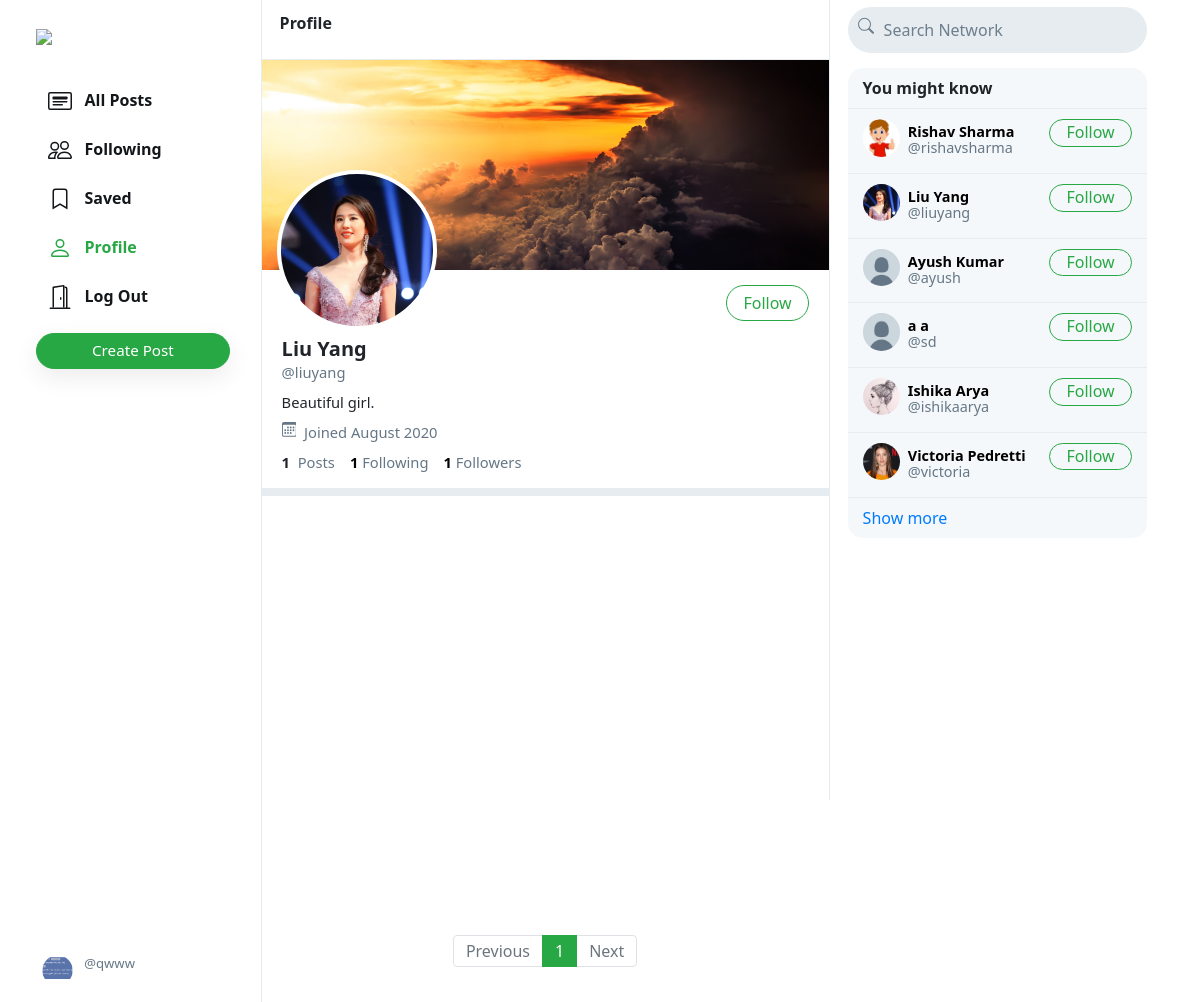
/liuyang (signed in), run on the app's committed database.
### network/models.py (models this page shows, shortened)
class User(AbstractUser):
    profile_pic = models.ImageField(upload_to='profile_pic/')
    bio = models.TextField(max_length=160, blank=True, null=True)
    cover = models.ImageField(upload_to='covers/', blank=True)

### network/views.py (the view)
# urls.py: path("<str:username>", views.profile, name='profile'),
def profile(request, username):
    user = get_object_or_404(User, username=username)
    all_posts = Post.objects.filter(creater=user).order_by('-date_created')
    paginator = Paginator(all_posts, 10)
    page_number = request.GET.get('page', 1)
    posts = paginator.get_page(page_number)
    followings = []
    suggestions = []
    follower = False
    if request.user.is_authenticated:
        followings = Follower.objects.filter(followers=request.user).values_list('user', flat=True)
        suggestions = User.objects.exclude(pk__in=followings).exclude(username=request.user.username).order_by("?")[:6]
        if request.user in Follower.objects.filter(user=user).values_list('followers', flat=True):
            follower = True
    follower_count = Follower.objects.filter(user=user).count()
    following_count = Follower.objects.filter(followers=user).count()
    return render(request, 'network/profile.html', {
        "username": user,
        "posts": posts,
        "posts_count": all_posts.count(),
        "suggestions": suggestions,
        "page": "profile",
        "is_follower": follower,
        "follower_count": follower_count,
        "following_count": following_count
    })

### network/templates/network/profile.html (shortened to what this page needs)
<!DOCTYPE html>
<html lang="en">
{% extends 'network/index.html' %}
{% load static %}
{% block profile %}
<div class="profile-view" data-user="{{username.username}}">
    <div class="cover-image" style="background-image: url(/media/{{username.cover}})"></div>
    <div class="profile-image" style="background-image: url(/media/{{username.profile_pic}})"></div>
    <div class="profile-details">
        <div>
            {% if user.username == username.username %}
            <a href="{% url 'edit_profile' username.username %}"
                class="btn btn-outline-success float-right edit-profile-btn">Edit Profile</a>
            {% elif is_follower %}
            <button class="btn btn-success float-right"
                onclick="unfollow_user(this,'{{username.username}}','edit_page')" id="following-btn">Following</button>
            {% else %}
            <button class="btn btn-outline-success float-right"
                onclick="follow_user(this,'{{username.username}}','edit_page')" id="follow-btn">Follow</button>
            {% endif %}
        </div>
        <div class="details-data">
            <h5>{{username.first_name}} {{username.last_name}}</h5>
            <div class="grey">@{{username.username}}</div>
            <div class="bio">
                {% if username.bio %}
                {{username.bio}}
                {% endif %}
            </div>
            <div class="grey" style="padding: 8px 0px;">
                &nbsp;Joined {{username.date_joined | date:"F Y"}}
            </div>
            <div>
                <strong>
                    {{posts_count}}
                </strong>
                &nbsp;<span class="grey">Posts</span>
                <a href="#">
                    <strong id="following__count">{{following_count | default:0}}</strong>&nbsp;<span
                        class="grey">Following</span>
                </a>
                <a href="#">
                    <strong id="follower__count">{{follower_count | default:0}}</strong>&nbsp;<span
                        class="grey">Followers</span>
                </a>
            </div>
        </div>
    </div>
</div>
<div class="space"></div>
{% endblock %}

### network/templates/network/layout.html (shortened to what this page needs)
<!DOCTYPE html>
{% load static %}
<html lang="en">
<head>
    <link rel="stylesheet" href="https://stackpath.bootstrapcdn.com/bootstrap/4.4.1/css/bootstrap.min.css"
>
    <link href="{% static 'network/styles.css' %}" rel="stylesheet">
</head>
<body>
    <div class="body" data-page="{{page}}">
        <div class="sidenav">
            <a href="{% url 'index' %}" class="navbar-brand">
                <img src="{% static 'network/Images/logo.png' %}" height="31px">
            </a>
            <div style="height: 100%;">
                <div>
                    <div>
                        <ul>
                            <li class="nav-item" id="all_posts">
                                <a href="{% url 'index' %}" class="nav-link">
                                    <div>
                                        &nbsp;&nbsp;All Posts
                                    </div>
                                </a>
                            </li>
                            {% if user.is_authenticated %}
                            <li class="nav-item" id="following">
                                <a href="{% url 'following' %}" class="nav-link">
                                    <div>
                                        &nbsp;&nbsp;Following
                                    </div>
                                </a>
                            </li>
                            <li class="nav-item" id="saved">
                                <a href="{% url 'saved' %}" class="nav-link">
                                    <div>
                                        <svg width="1.5em" height="1.5em" viewBox="0 0 16 16" class="bi bi-bookmark"
                                            fill="currentColor" xmlns="http://www.w3.org/2000/svg">
                                            <path fill-rule="evenodd"
                                                d="M8 12l5 3V3a2 2 0 0 0-2-2H5a2 2 0 0 0-2 2v12l5-3zm-4 1.234l4-2.4 4 2.4V3a1 1 0 0 0-1-1H5a1 1 0 0 0-1 1v10.234z" />
                                        </svg>
                                        &nbsp;&nbsp;Saved
                                    </div>
                                </a>
                            </li>
                            <li class="nav-item" id="profile">
                                <a href="{% url 'profile' user.username %}" class="nav-link">
                                    <div>
                                        &nbsp;&nbsp;Profile
                                    </div>
                                </a>
                            </li>
                            <li class="nav-item" id="logout">
                                <a href="{% url 'logout' %}" class="nav-link">
                                    <div>
                                        &nbsp;&nbsp;Log Out
                                    </div>
                                </a>
                            </li>
                            {% endif %}
                        </ul>
                    </div>
                    {% if user.is_authenticated %}
                    <button id="popup-btn" class="btn btn-success new-post-btn" onclick="createpost()">Create
                        Post</button>
                    {% endif %}
                </div>
                <div style="position: absolute; bottom: 10px;">
                    {% if user.is_authenticated %}
                    <li class="nav-item sidenav-user">
                        <a href="{% url 'profile' user.username %}" class="nav-link">
                            <div class="user_account">
                                <div class="small-profilepic"
                                    style="float: left; background-image: url(/media/{{user.profile_pic}})"></div>
                                <div style="height: 2.7vw; margin: auto;">
                                    <div class="grey" style="margin-top: 4px;">@{{ user.username }}</div>
                                </div>
                            </div>
                        </a>
                    </li>
                    {% endif %}
                </div>
            </div>
        </div>
        {% block body %}
        {% endblock %}
        <div class="right-div">
            <nav class="head">
                <form action="#">
                    <div class="search-div">
                        <div>
                        </div>
                        <input type="text" name="query" id="search-box" placeholder="Search Network">
                    </div>
                </form>
            </nav>
            <div class="right-div-content">
                <div class="space" style="background-color: white;"></div>
                {% if user.is_authenticated %}
                <div class="suggestion-box">
                    <div class="suggestion-header">
                        You might know
                    </div>
                    {% for suggestion in suggestions %}
                    <div class="suggestion-user">
                        <div>
                            <a href="{% url 'profile' suggestion.username %}">
                                <div class="small-profilepic"
                                    style="background-image: url(/media/{{suggestion.profile_pic}})"></div>
                            </a>
                        </div>
                        <div class="user-details">
                            <a href="{% url 'profile' suggestion.username %}">
                                <div id="user-name">
                                    <strong>
                                        {{suggestion.first_name}} {{suggestion.last_name}}
                                    </strong>
                                </div>
                                <div class="grey">@{{suggestion.username}}</div>
                            </a>
                        </div>
                        <div>
                            <button class="btn btn-outline-success" type="button"
                                onclick="follow_user(this,'{{suggestion.username}}','suggestion')">Follow</button>
                        </div>
                    </div>
                    {% empty %}
                    <div style="text-align: center; border-bottom: .5px solid #e6ecf0; padding: 10px 15px;">
                        <span class="grey" style="font-size: .9em;">No suggestions available.</span>
                    </div>
                    {% endfor %}
                    <div class="suggestion-footer">
                        <a href="#">Show more</a>
                    </div>
                </div>
                {% endif %}
            </div>
        </div>
    </div>
</body>
</html>

### network/static/network/styles.css (style rules this page uses)
.body { display: flex; min-height: 100%; font-family: system-ui, sans-serif; }
.btn { border-radius: 20px; padding: 0.32rem 1rem 0.375rem 1rem; }
.btn, .btn:focus, .btn:active { box-shadow: none !important; -webkit-box-shadow: none !important; }
.grey { color: #657786; }
svg { vertical-align: text-top; }
.sidenav { height: 100%; width: 21.8%; position: fixed; top: 0; left: 0; padding: 15px; list-style: none; border-right: .5px solid #e6ecf0; z-index: 100; padding-left: 3%; background-color: white; }
.sidenav ul { list-style: none; padding-left: 0px; margin-top: 3vh; }
.sidenav li { margin-top: 7px; }
.sidenav .nav-link { color: #14171a; line-height: .7em; font-weight: 700; padding: 0px; }
.sidenav .nav-link > div { padding: 10px 20px 8px 12px; border-radius: 25px; line-height: 0.9em; width: max-content; }
.new-post-btn { padding-left: 55px !important; padding-right: 55px !important; font-size: .95em; font-weight: 530; box-shadow: rgba(0, 0, 0, 0.08) 0px 8px 24px !important; }
.user_account { display: flex; font-size: .82rem; font-weight: normal; padding-top: 3px !important; padding-bottom: 3px !important; padding-left: 3px !important; }
.user_account .small-profilepic { transform: scale(.82); margin-left: auto; margin-top: auto; }
.active a { color: #28a745 !important; }
.head { height: 7.5vh; }
.small-profilepic { width: 3.1vw; height: 3.1vw; border-radius: 9999px; overflow: hidden; margin-right: 8px; background-size: cover; background-repeat: no-repeat; background-position: center; box-sizing: content-box; }
.space { height: 8px; background-color: #e6ecf0; }
.cover-image { height: 210px; background-size: cover; background-position: center; background-repeat: no-repeat; background-color: #ccd6dd; }
.profile-image { width: 160px; height: 160px; position: absolute; left: 15px; top: 110px; border-radius: 99999px; border: 4px solid white; background-size: cover; background-repeat: no-repeat; background-position: center; background-color: white; }
.profile-details { padding: 15px 20px; }
.profile-details button { padding-bottom: 0.3rem; }
.profile-details > .details-data { margin-top: 52px; font-size: .92em; }
.profile-details h5 { font-weight: 800; margin-bottom: 0px; }
.profile-details a { color: black; text-decoration: none; }
.bio { margin-top: 8px; }
.right-div { width: 28%; height: 100vh; position: fixed; right: 2.95%; border-left: .5px solid #e6ecf0; background-color: white; }
.right-div .head { padding: .9vh 1.5vw; }
.right-div .search-div { margin-left: auto; margin-right: auto; display: flex; border-radius: 25px; background-color: #e6ecf0; padding-left: 10px; padding-right: 10px; vertical-align: middle; }
#search-box { height: 5.7vh; border: none; background: none; outline: none; width: 100%; margin-left: 8px; }
#search-box::placeholder { color: #6d7e8c; }
.right-div-content { height: 92.5vh; overflow: auto; padding-left: 1.5vw; padding-right: 1.5vw; }
.suggestion-box, .guest-box { border-radius: 15px; overflow: hidden; background-color: #f5f8fa; }
.suggestion-header { padding: 13px 15px; line-height: .9em; font-weight: 800; border-bottom: .5px solid #e6ecf0; }
.suggestion-user { display: flex; padding: 10px 15px; font-size: .9em; border-bottom: .5px solid #e6ecf0; }
.suggestion-user a { color: black; text-decoration: none; }
.user-details { flex: 1; line-height: 1.1em; padding: 5px 0px 7px 0px; }
.suggestion-user .btn { padding: 0em 1em .09em 1em; }
.suggestion-footer { padding: 13px 15px; line-height: .9em; }
.suggestion-footer a { text-decoration: none; }

### data on the page
User: profile_pic (picture), username "qwww"
User: cover (picture), profile_pic (picture), first_name "Liu", last_name "Yang", username "liuyang", bio "Beautiful girl.", date_joined "August 2020"
User: profile_pic (picture), first_name "Rishav", last_name "Sharma", username "rishavsharma"
User: profile_pic (placeholder picture), first_name "Ayush", last_name "Kumar", username "ayush"
User: profile_pic (placeholder picture), first_name "a", last_name "a", username "sd"
User: profile_pic (picture), first_name "Ishika", last_name "Arya", username "ishikaarya"
User: profile_pic (picture), first_name "Victoria", last_name "Pedretti", username "victoria"

### other printed values
{{ posts_count }} "1"
{{ following_count | default:0 }} "1"
{{ follower_count | default:0 }} "1"
{{ each }} "1"
